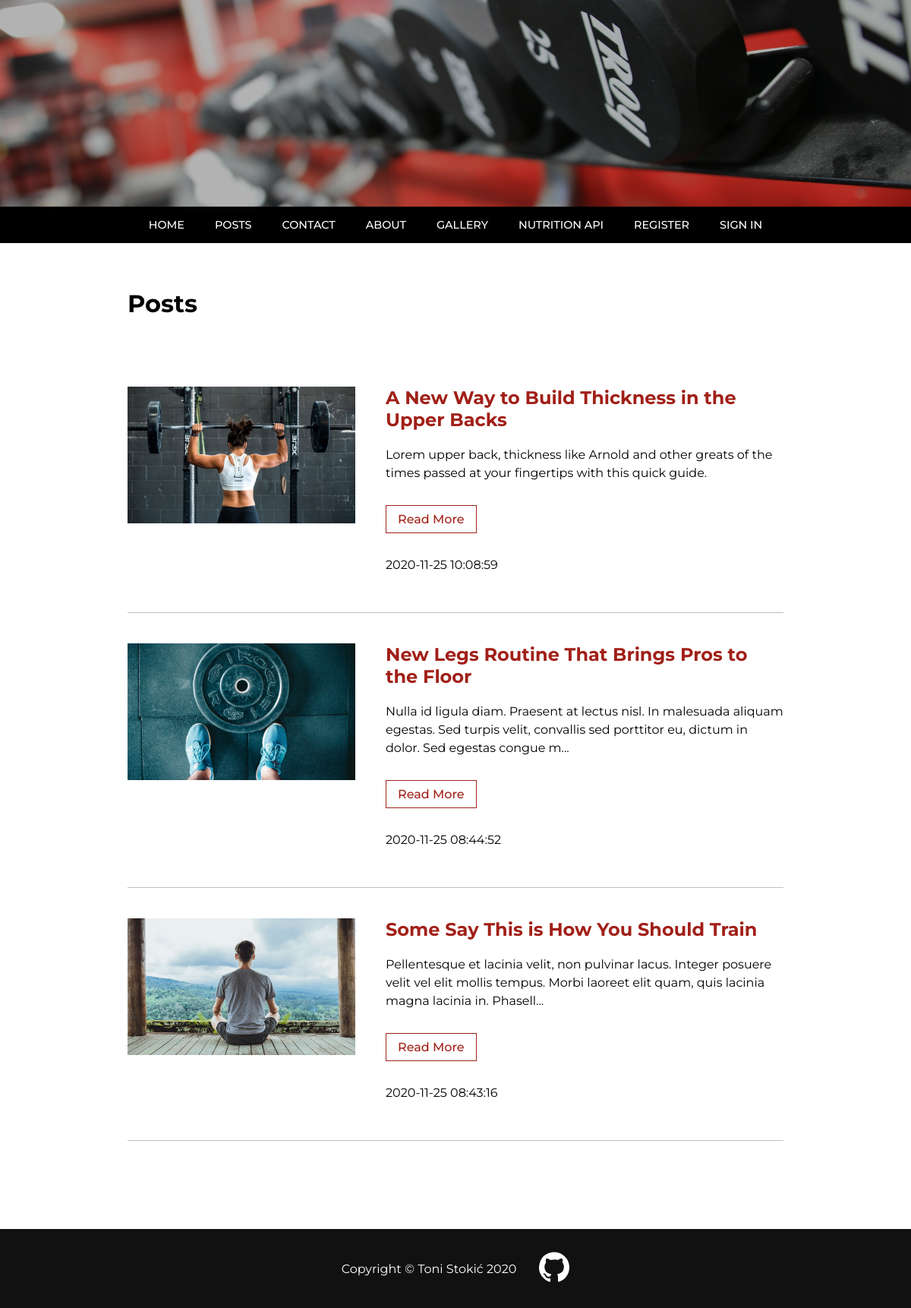
/index.php?menu=2, run on the app's committed database.
### tables this page shows
CREATE TABLE `post` (
  `id` int(11) NOT NULL,
  `title` varchar(255) NOT NULL,
  `description` text NOT NULL,
  `date` timestamp NOT NULL DEFAULT current_timestamp() ON UPDATE current_timestamp(),
  `archive` enum('Y','N') NOT NULL DEFAULT 'N'
);

CREATE TABLE `picture` (
  `id` int(11) NOT NULL,
  `picture` varchar(255) NOT NULL,
  `post` int(11) NOT NULL
);

### news.php (the view)
<h1>Posts</h1>
<div class="news-container">
  <?php
    $query  = "SELECT * FROM post";
    $query .= ' WHERE archive="N"';
    $query .= " ORDER BY date DESC";
    $result = @mysqli_query($MySQL, $query);
    while ($row = @mysqli_fetch_array($result)) {
      $picQuery = "SELECT * FROM picture";
      $picQuery .= " WHERE post=" . $row["id"];
      $picQuery .= " LIMIT 1";
      $picResult = @mysqli_query($MySQL, $picQuery);
      $pic = @mysqli_fetch_array($picResult);
      print '
      <div class="news-card">
        <a href="index.php?menu=10&id=' . $row["id"] . '">
          <img src="posts/' . $pic["picture"] . '" alt="' . $row["title"] . '" class="thumbnail">
        </a>
        <div class="news-card-text">
          <a href="index.php?menu=10&id=' . $row["id"] . '">
            <h2>' . $row["title"] . '</h2>
          </a>
          <p class="description">';
            if (strlen($row['description']) > 160) {
              echo substr(strip_tags($row['description']), 0, 160).'...';
            } else {
              echo strip_tags($row['description']);
            }
          print '
          </p>
          <a href="index.php?menu=10&id=' . $row["id"] . '" class="read-more">Read More</a>
          <p class="date">' . $row["date"] . '</p>
        </div>
      </div>
      ';
    }
  ?>
</div>

### index.php (shortened to what this page needs)
<?php
	$MySQL = mysqli_connect("localhost:3307","root","pass","ntpws") or die('Error connecting to MySQL server.');
?>
<!DOCTYPE html>
<html lang="en">
<head>
  <link rel="stylesheet" href="style/style.css">
  <?php
    if (isset($_GET["menu"])) {
      if ($_GET["menu"] == 2) {
        print '<link rel="stylesheet" href="style/news.css">';
      }
    }
  ?>
</head>
<body>
  <header <?php if (!isset($_GET["menu"]) || $_GET["menu"] == 1) { print 'class="header-big"'; } else { print 'class="header-small"'; } ?>>
    <nav>
      <?php include("menu.php") ?>
    </nav>
  </header>
  <main>
    <?php
      if (!isset($_GET["menu"]) || $_GET["menu"] == 1) {
        include("home.php");
      }
      else if ($_GET["menu"] == 2) {
        include("news.php");
      }
    ?>
  </main>
  <footer>
    <p>Copyright &copy; Toni Stokić <?php echo date("Y"); ?></p>
    <a href="https://github.com/DashNothing/NTPWS" target="_blank" class="github-link">
      <img src="img/github-logo.svg" alt="github link">
    </a>
  </footer>
</body>
</html>

### menu.php
<ul>
  <li>
    <a href="index.php?menu=1">Home</a>
  </li>
  <li>
    <a href="index.php?menu=2">Posts</a>
  </li>
  <li>
    <a href="index.php?menu=3">Contact</a>
  </li>
  <li>
    <a href="index.php?menu=4">About</a>
  </li>
  <li>
    <a href="index.php?menu=5">Gallery</a>
  </li>
  <li>
    <a href="index.php?menu=6">Nutrition API</a>
  </li>
  <?php
    if (!isset($_SESSION["user"]["valid"]) || $_SESSION["user"]["valid"] == "false") {
      print '
        <li><a href="index.php?menu=7">Register</a></li>
        <li><a href="index.php?menu=8">Sign In</a></li>
      ';
    } else if ($_SESSION["user"]["valid"] == "true") {
      print '
        <li><a href="index.php?menu=9">Admin</a></li>
        <li><a href="signout.php">Sign Out</a></li>
      ';
    }
  ?>
</ul>

### style/style.css (style rules this page uses)
:root { --accent-col: #A12018; --accent-dark-col: #801111; }
* { margin: 0; padding: 0; font-family: 'Montserrat', sans-serif; box-sizing: border-box; }
body { position: relative; min-height: 100vh; width: 100%; }
a { text-decoration: none; color: black; }
header { position: relative; width: 100%; height: 90vh; background: url(../img/header-back.jpg); background-size: cover; background-position: center; }
header:before { content: ""; position: absolute; top: 0; left: 0; width: 100%; height: 100%; background-color: rgba(0, 0, 0, 0.3); z-index: 1; }
.header-small { height: 40vh; }
nav { display: flex; justify-content: center; position: absolute; bottom: 0; width: 100%; background-color: #000; z-index: 2; }
nav ul { display: flex; list-style-type: none; }
nav ul li { display: inline-block; }
nav a { display: inline-block; position: relative; padding: 15px 20px; color: white; text-decoration: none; text-transform: uppercase; font-weight: 500; font-size: .9rem; }
nav a::before { content: ""; position: absolute; bottom: 0; left: 0; width: 100%; height: 0; background-color: var(--accent-col); transition: all .2s ease; z-index: -1; }
main { margin: 0 auto; max-width: 1024px; padding: 100px 80px 220px; }
h1 { margin-bottom: 50px; }
main p { line-height: 150%; margin-bottom: 10px; }
img { object-fit: cover; }
footer { position: absolute; bottom: 0; display: flex; justify-content: center; align-items: center; padding: 30px 0; width: 100%; background-color: #111; color: white; }
footer p { display: inline; margin-right: 30px; }
.github-link { display: inline-block; }
.github-link img { width: 40px; height: 40px; }

### style/news.css (style rules this page uses)
main { padding-top: 60px; }
a { text-decoration: none; }
.news-card { display: grid; grid-template-columns: auto 1fr; grid-gap: 40px; padding: 40px 0; border-bottom: 1px solid #8888; }
.thumbnail { width: 300px; height: 180px; }
h2 { color: var(--accent-col); margin-bottom: 20px; }
.description { margin-bottom: 30px; }
.read-more { display: inline-block; margin-bottom: 30px; padding: 8px 15px; border: 1px solid var(--accent-col); color: var(--accent-col); font-weight: 500; transition: all .2s ease; }

### data on the page
post: picture.picture (picture), title "A New Way to Build Thickness in the Upper Backs", description "Lorem upper back, thickness like Arnold and other greats of the times passed at your fingertips with this quick guide.", date "2020-11-25 10:08:59"
post: picture.picture (picture), title "New Legs Routine That Brings Pros to the Floor", description "Nulla id ligula diam. Praesent at lectus nisl. In malesuada aliquam egestas. Sed turpis velit, convallis sed porttitor eu, dictum in dolor. Sed egestas congue m", date "2020-11-25 08:44:52"
post: picture.picture (picture), title "Some Say This is How You Should Train", description "Pellentesque et lacinia velit, non pulvinar lacus. Integer posuere velit vel elit mollis tempus. Morbi laoreet elit quam, quis lacinia magna lacinia in. Phasell", date "2020-11-25 08:43:16"
